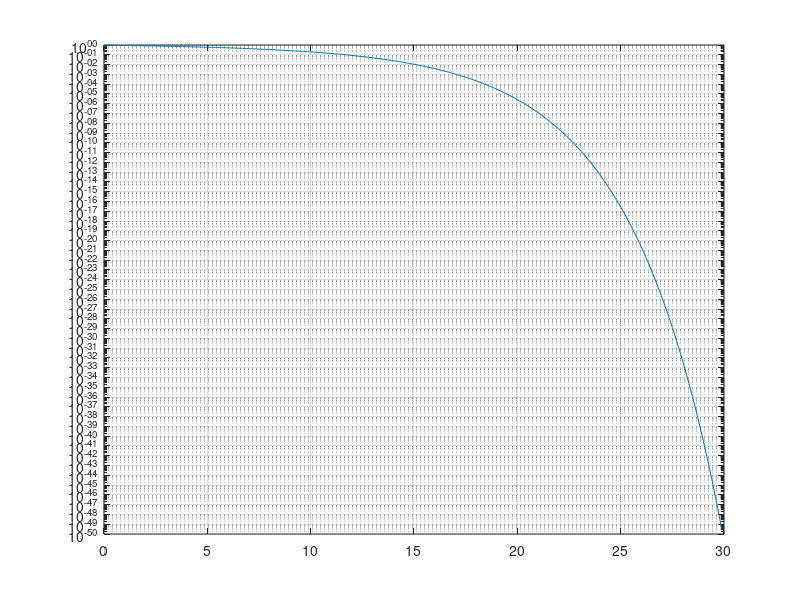

Write MATLAB code to recreate this figure.
%biterror.m
close all, clear
Fs=16/896e-9;
Rb=62.5e6;
SNRdb = 0:0.1:30-0.1;
SNR=10.^(SNRdb/10);

pb=3/2*erfc(sqrt(SNR*2*Fs/5/Rb));
semilogy(SNRdb,pb),grid

%OFDM,SNR18,no_chan 
%theo 2e-4

%OFDM,SNR18,chan/equ
